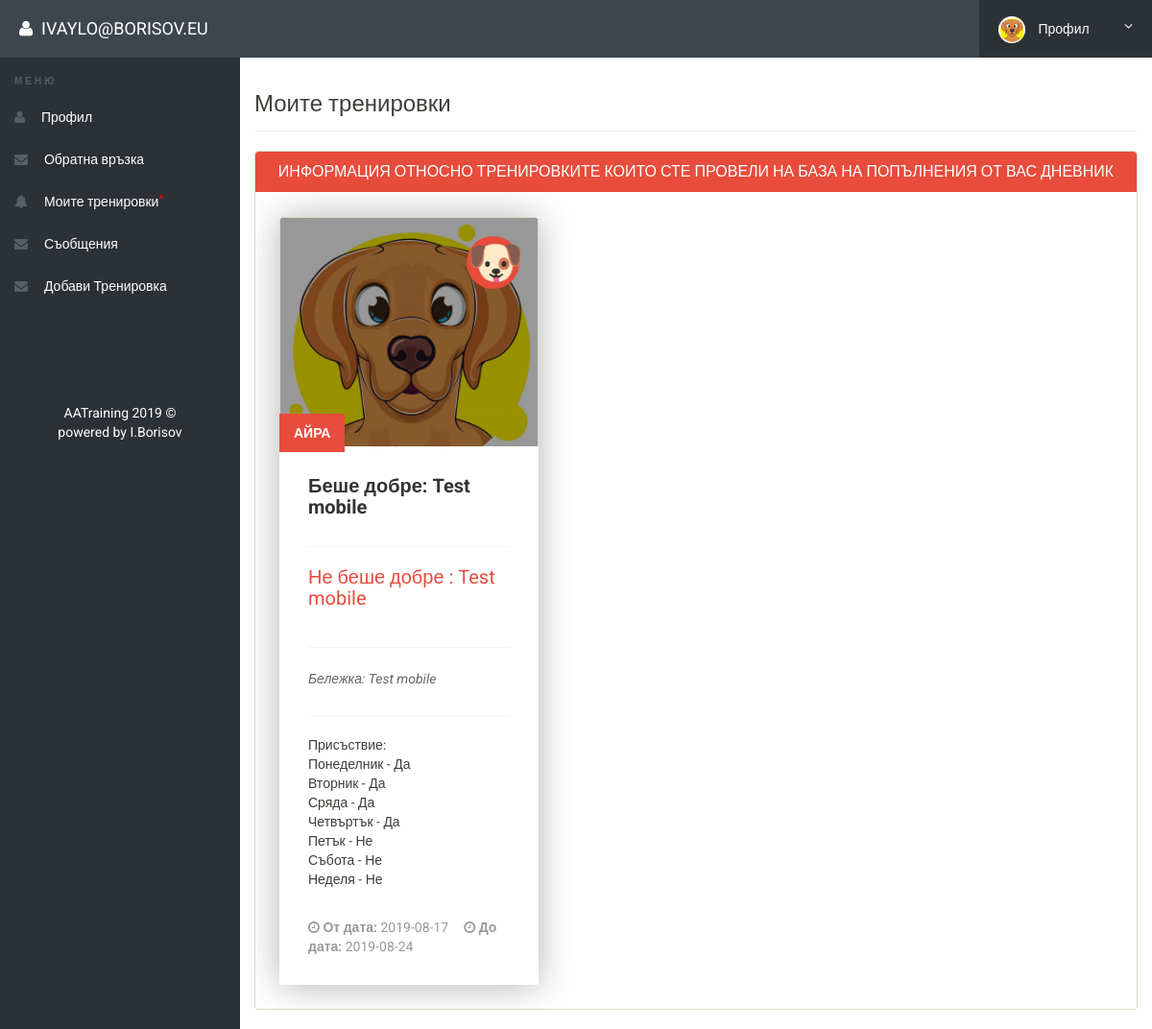
Page /mytimeline_show.php (signed in) on the committed database.
### tables this page shows
CREATE TABLE `timeline` (
  `id` int(11) NOT NULL,
  `user_id` int(11) NOT NULL,
  `wasgood` text NOT NULL,
  `wasnotgood` text NOT NULL,
  `notes` text NOT NULL,
  `fromdate` text NOT NULL,
  `todate` text NOT NULL,
  `dogname` varchar(255) NOT NULL,
  `monday` tinyint(4) NOT NULL,
  `tuesday` tinyint(4) NOT NULL,
  `wednesday` tinyint(4) NOT NULL,
  `thursday` tinyint(4) NOT NULL,
  `friday` tinyint(4) NOT NULL,
  `saturday` tinyint(4) NOT NULL,
  `sunday` tinyint(4) NOT NULL
);

### mytimeline_show.php (the view, shortened to what this page needs)
<?php
include('includes/config.php');
if(strlen($_SESSION['alogin'])==0)
{
header('location:index.php');
}
else{
$reciver = $_SESSION['user_id'];
?>
<!doctype html>
<html lang="en" class="no-js">
<head>
    <link rel="stylesheet" href="css/font-awesome.min.css">
    <link rel="stylesheet" href="css/bootstrap.min.css">
    <link rel="stylesheet" href="css/dataTables.bootstrap.min.css">
    <link rel="stylesheet" href="css/bootstrap-social.css">
    <link rel="stylesheet" href="css/bootstrap-select.css">
    <link rel="stylesheet" href="css/fileinput.min.css">
    <link rel="stylesheet" href="css/awesome-bootstrap-checkbox.css">
    <link rel="stylesheet" href="css/style.css">
</head>
<body>
    <?php include('includes/header.php');?>
    <div class="ts-main-content">
        <?php include('includes/leftbar.php');?>
        <div class="content-wrapper">
            <div class="container-fluid">
                <div class="row">
                    <div class="col-md-12">
                        <h3 class="page-title">Моите тренировки</h3>
                        <div class="row">
                            <div class="col-md-12">
                                <div class="panel panel-default">
                                    <div class="panel-heading">ИНФОРМАЦИЯ ОТНОСНО ТРЕНИРОВКИТЕ КОИТО СТЕ ПРОВЕЛИ НА БАЗА НА ПОПЪЛНЕНИЯ ОТ ВАС ДНЕВНИК
                                    </div>
                                    <div class="panel-body">
                                        <?php
$sql = "SELECT * from  timeline where user_id = (:user_id) order by id DESC";
$query = $dbh -> prepare($sql);
$query-> bindParam(':user_id', $reciver, PDO::PARAM_STR);
$query->execute();
$results=$query->fetchAll(PDO::FETCH_OBJ);
$cnt=1;
if($query->rowCount() > 0)
{
foreach($results as $result)
{
$ponedelnik = htmlentities($result->monday);
$vtornik = htmlentities($result->tuesday);
$srqda = htmlentities($result->wednesday);
$chetvurtuk = htmlentities($result->thursday);
$petuk = htmlentities($result->friday);
$subota = htmlentities($result->saturday);
$nedelq = htmlentities($result->sunday);
$imekuche = htmlentities($result->dogname);
$otdata = htmlentities($result->fromdate);
$dodata = htmlentities($result->todate);
$belejka = htmlentities($result->notes);
$beshedobre = htmlentities($result->wasgood);
$nebeshedobre = htmlentities($result->wasnotgood);
if($ponedelnik == 1)
{
   $ponedelnik = "Да";
}
else
{
$ponedelnik = "Не";
}
if($vtornik == 1)
{
   $vtornik = "Да";
}
else
{
$vtornik = "Не";
}
if($srqda == 1)
{
   $srqda = "Да";
}
else
{
$srqda = "Не";
}
if($chetvurtuk == 1)
{
   $chetvurtuk = "Да";
}
else
{
$chetvurtuk = "Не";
}
if($petuk == 1)
{
   $petuk = "Да";
}
else
{
$petuk = "Не";
}
if($subota == 1)
{
   $subota = "Да";
}
else
{
$subota = "Не";
}
if($nedelq == 1)
{
   $nedelq = "Да";
}
else
{
$nedelq = "Не";
}
?>
                                        <div class="column">
                                            <div class="post-module hover">
                                                <div class="thumbnail">
                                                    <div class="date">
                                                        <div class="day">🐶</div>
                                                    </div><img src="/images/<?php echo $_SESSION['image'];?>" />
                                                </div>
                                                <div class="post-content">
                                                    <div class="category"><?php echo $imekuche;?></div>
                                                    <h2 class="title">Беше добре: <?php echo $beshedobre;?></h2>
                                                    <hr>
                                                    <h2 class="sub_title">Не беше добре : <?php echo $nebeshedobre;?></h2>
                                                    <hr>
                                                    <p class="description"><i>Бележка: <?php echo $belejka;?></i></p>
                                                    <hr>
                                                    <p>Присъствие: <br>Понеделник - <?php echo $ponedelnik;?> <br> Вторник - <?php echo $vtornik;?> <br> Сряда - <?php echo $srqda;?> <br> Четвъртък - <?php echo $chetvurtuk;?> <br> Петък - <?php echo $petuk;?> <br> Събота - <?php echo $subota;?> <br> Неделя - <?php echo $nedelq;?> </p>
                                                    <div class="post-meta"><span class="timestamp"><i class="fa fa-clock-o"></i>&nbsp<b>От дата:</b> <?php echo $otdata;?></span><span class="comments"><i class="fa fa-clock-o"></i><a href="#">&nbsp<b>До дата:</b> <?php echo $dodata;?></a></span></div>
                                                </div>
                                            </div>
                                        </div>
                                        <?php $cnt=$cnt+1; }} ?>
                                    </div>
                                </div>
                            </div>
                        </div>
                    </div>
                </div>
            </div>
        </div>
    </div>
</body>
</html>
<?php } ?>

### css/style.css (style rules this page uses)
html { font-size: 14px; }
@media only screen and (min-width: 480px) { html { font-size: 17px; } }
@media only screen and (min-width: 768px) { html { font-size: 14px; } }
@media only screen and (min-width: 1024px) { p { font-size: 1em; margin-bottom: 1.8em; } }
body { font-size: 1em; }
a { color: #37a6c4; }
.panel { overflow: hidden; }
.page-title { padding-bottom: 15px; margin-bottom: 20px; border-bottom: 1px solid #f0f0f0; }
.ts-main-content .content-wrapper { padding-top: 15px; margin-top: 60px; }
@media only screen and (min-width: 992px) { .ts-main-content .content-wrapper { margin-left: 250px; } }

### mytimeline_show.php (style rules this page uses)
.post-module { position: relative; z-index: 1; display: block; background: #FFFFFF; min-width: 270px; height: 800px; -webkit-box-shadow: 0px 1px 2px 0px rgba(0, 0, 0, 0.15); -moz-box-shadow: 0px 1px 2px 0px rgba(0, 0, 0, 0.15); box-shadow: 0px 1px 2px 0px rgba(0, 0, 0, 0.15); -webkit-transition: all 0.3s linear 0s; -moz-transition: all 0.3s linear 0s; -ms-transition: all 0.3s linear 0s; -o-transition: all 0.3s linear 0s; transition: all 0.3s linear 0s; }
.post-module:hover, .hover { -webkit-box-shadow: 0px 1px 35px 0px rgba(0, 0, 0, 0.3); -moz-box-shadow: 0px 1px 35px 0px rgba(0, 0, 0, 0.3); box-shadow: 0px 1px 35px 0px rgba(0, 0, 0, 0.3); }
.post-module:hover .thumbnail img, .hover .thumbnail img { -webkit-transform: scale(1.1); -moz-transform: scale(1.1); transform: scale(1.1); opacity: 0.6; }
.post-module .thumbnail { background: #000000; height: 400px; overflow: hidden; }
.post-module .thumbnail .date { position: absolute; top: 20px; right: 20px; z-index: 1; background: #e74c3c; width: 55px; height: 55px; padding: 12.5px 0; -webkit-border-radius: 100%; -moz-border-radius: 100%; border-radius: 100%; color: #FFFFFF; font-weight: 700; text-align: center; -webkti-box-sizing: border-box; -moz-box-sizing: border-box; box-sizing: border-box; }
.post-module .thumbnail .date .day { font-size: 48px; line-height: 29px; }
.post-module .thumbnail img { display: block; width: 120%; -webkit-transition: all 0.3s linear 0s; -moz-transition: all 0.3s linear 0s; -ms-transition: all 0.3s linear 0s; -o-transition: all 0.3s linear 0s; transition: all 0.3s linear 0s; }
.post-module .post-content { position: absolute; bottom: 0; background: #FFFFFF; width: 100%; padding: 30px; -webkti-box-sizing: border-box; -moz-box-sizing: border-box; box-sizing: border-box; -webkit-transition: all 0.3s cubic-bezier(0.37, 0.75, 0.61, 1.05) 0s; -moz-transition: all 0.3s cubic-bezier(0.37, 0.75, 0.61, 1.05) 0s; -ms-transition: all 0.3s cubic-bezier(0.37, 0.75, 0.61, 1.05) 0s; -o-transition: all 0.3s cubic-bezier(0.37, 0.75, 0.61, 1.05) 0s; transition: all 0.3s cubic-bezier(0.37, 0.75, 0.61, 1.05) 0s; }
.post-module .post-content .category { position: absolute; top: -34px; left: 0; background: #e74c3c; padding: 10px 15px; color: #FFFFFF; font-size: 14px; font-weight: 600; text-transform: uppercase; }
.post-module .post-content .title { margin: 0; padding: 0 0 10px; color: #333333; font-size: 20px; font-weight: 700; }
.post-module .post-content .sub_title { margin: 0; padding: 0 0 20px; color: #e74c3c; font-size: 20px; font-weight: 400; }
.post-module .post-content .description { display: none; color: #666666; font-size: 14px; line-height: 1.8em; }
.post-module .post-content .post-meta { margin: 30px 0 0; color: #999999; }
.post-module .post-content .post-meta .timestamp { margin: 0 16px 0 0; }
.post-module .post-content .post-meta a { color: #999999; text-decoration: none; }
.hover .post-content .description { display: block !important; height: auto !important; opacity: 1 !important; }
.panel-default .panel-heading, .panel-default .panel-title, .panel-default .panel-footer { color: #98978b; font-size: initial; }
.panel-default>.panel-heading { color: #ffffff; background-color: #e74c3c; border-color: #ffffff; text-align: center; }
.column { width: 30%; display: inline-block; margin: 10px; }

### rows in the picture
timeline: dogname "АЙРА", wasgood "Test mobile", wasnotgood "Test mobile", notes "Test mobile", monday "Да", tuesday "Да", wednesday "Да", thursday "Да", friday "Не", saturday "Не", sunday "Не", fromdate "2019-08-17", todate "2019-08-24"

### other values in the picture
$_SESSION['alogin'] "IVAYLO@BORISOV.EU"
